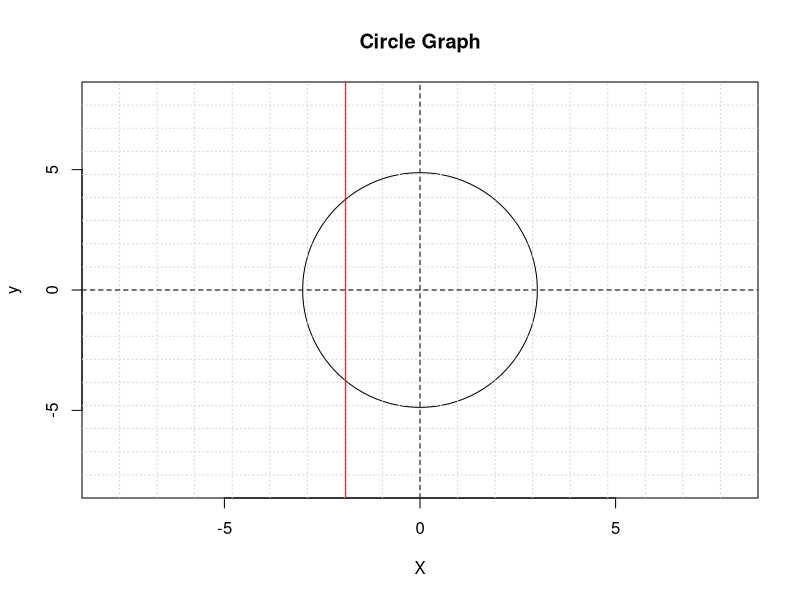
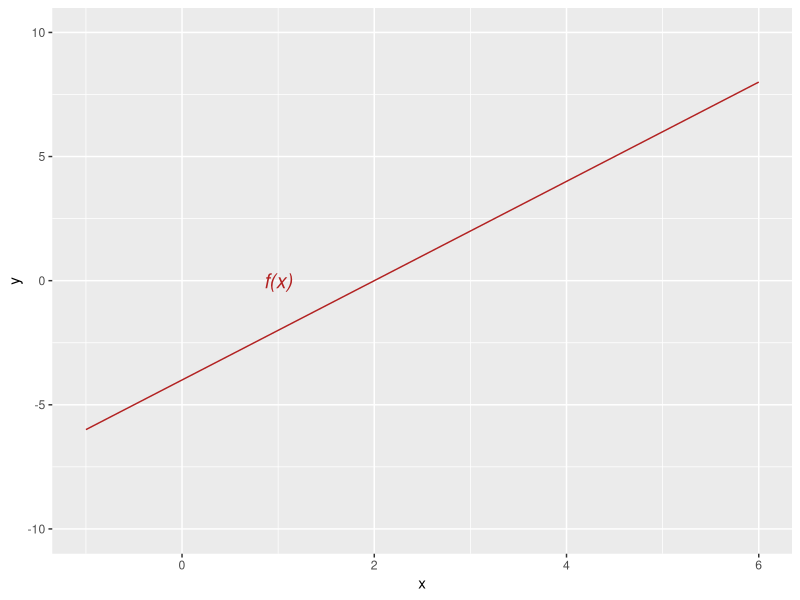
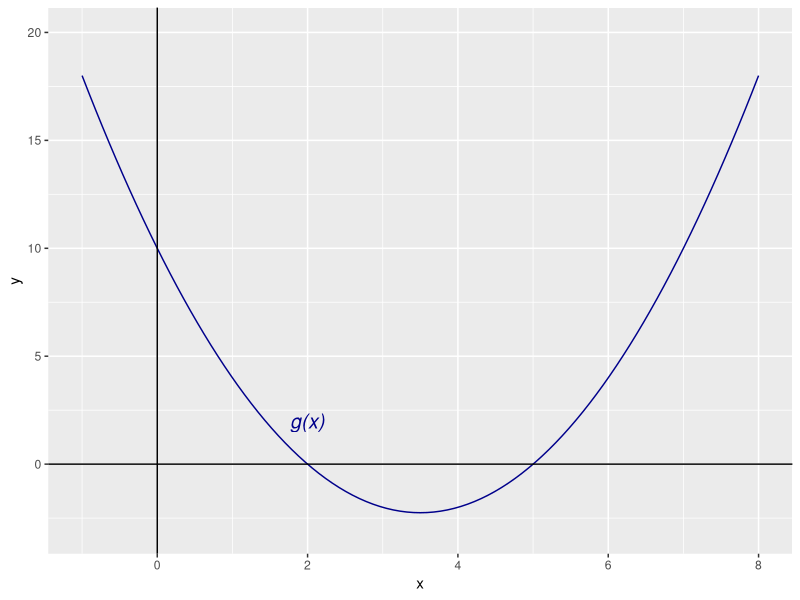
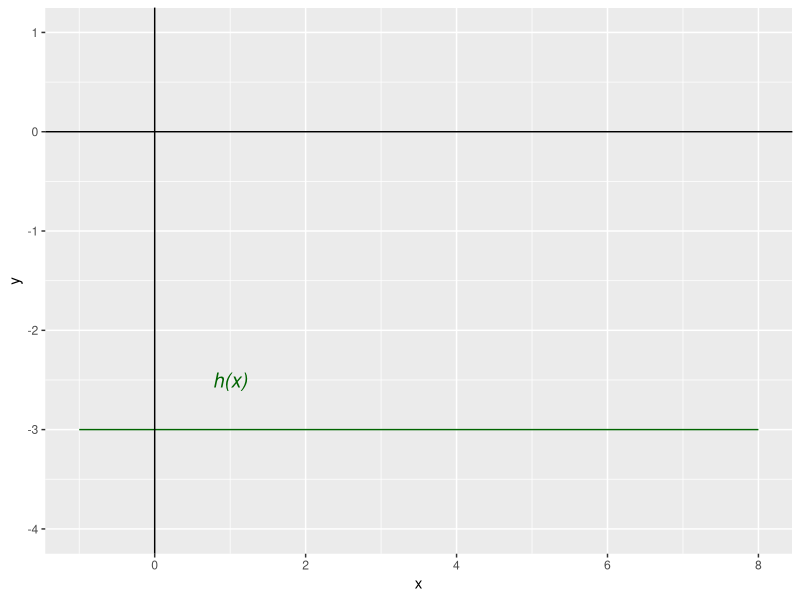
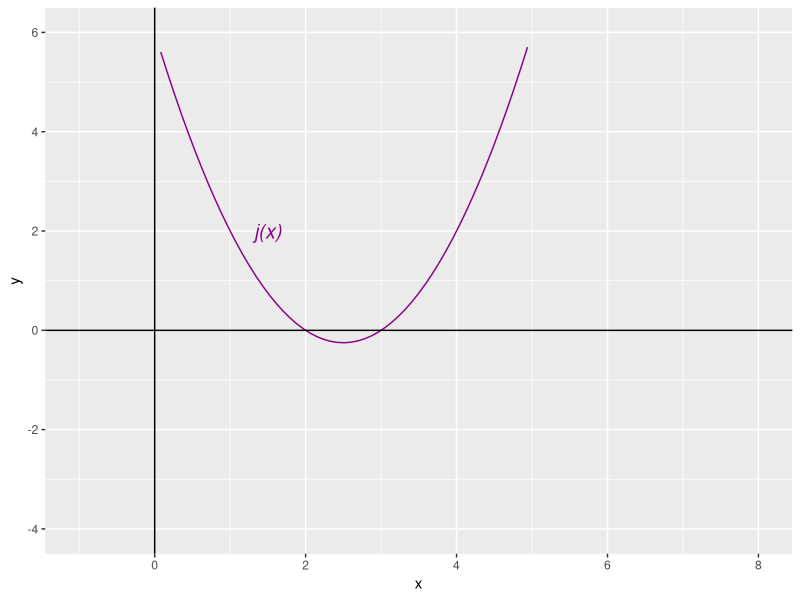
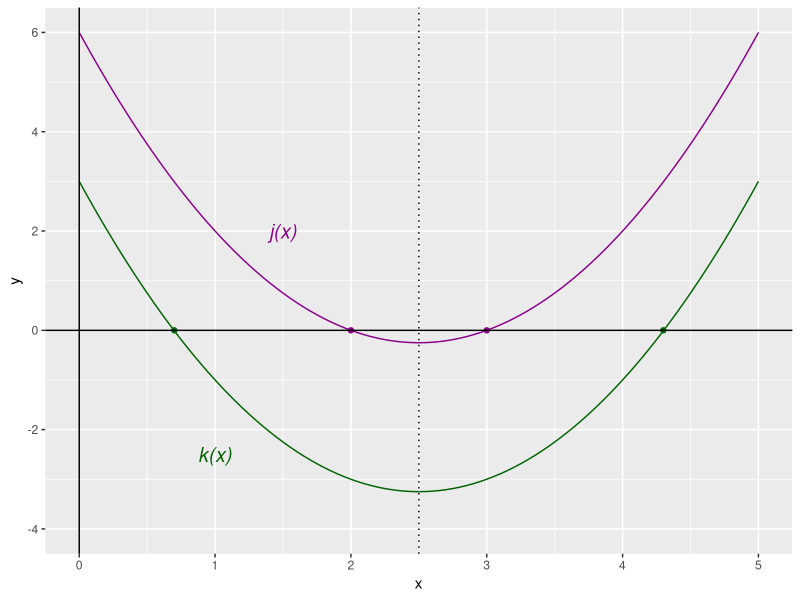
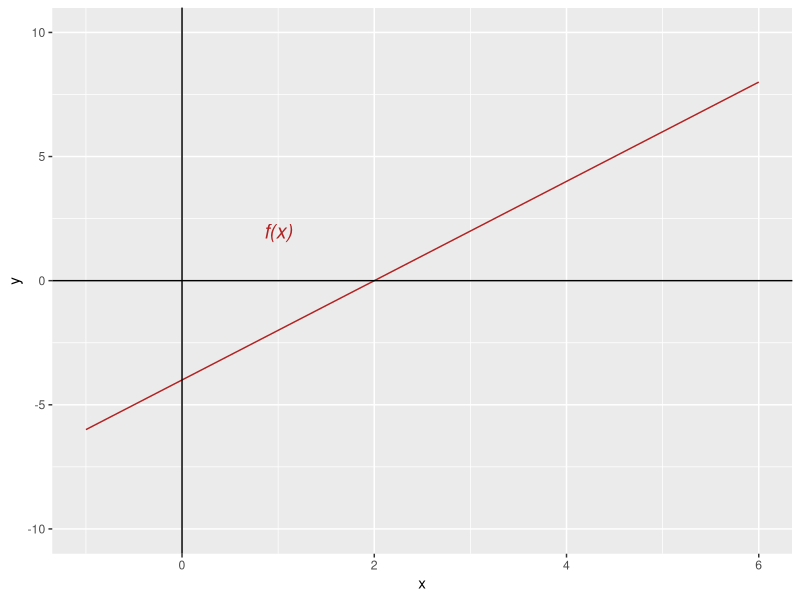
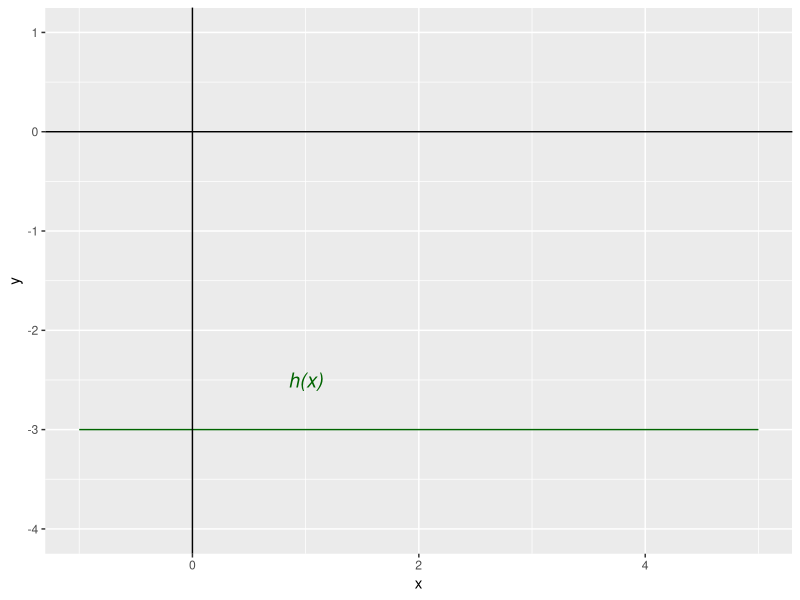

Recreate these plots in R, in order.
## ---- chunk 1
knitr::opts_chunk$set(echo = TRUE)
library(ggplot2)

# To Do
#  1. add chain rule and integration by parts examples

## ---- chunk 2
library("plotrix")
plot(1:5,seq(-5,5,length=5),type="n",xlim=c(-8,8), ylim=c(-8,8), 
     xlab="X",ylab="y",main="Circle Graph")
 draw.circle(0,0,3)
 grid(nx=18, ny=18)
 abline(v=-1.9, col="red")
 abline(v=0, col="black", lty=2 )
 abline(h=0, col="black", lty=2 )
## ---- chunk 3
x <- -1:6
dat <- data.frame(x,y=2*x - 4)
f <- function(x) 2*x-4
ggplot(dat, aes(x,y)) + 
    stat_function(fun=f, colour="firebrick") + 
    annotate("text", x = 1, y = 0, label = "f(x)" , color="firebrick", size=5 , angle=0, fontface="italic") +
    ylim(-10,10)
## ---- chunk 4
x <- -1:8
dat <- data.frame(x,y=x^2-7*x+10)
f <- function(x) x^2-7*x+10
ggplot(dat, aes(x,y)) + 
    stat_function(fun=f, colour="darkblue") +
    annotate("text", x = 2, y = 2, label = "g(x)" , color="darkblue", size=5 , angle=0, fontface="italic") +
    ylim(-3,20) + 
  geom_hline(yintercept = 0) +
  geom_vline(xintercept = 0)
## ---- chunk 5
f <- function(x) -3
ggplot(dat, aes(x,y)) + 
    stat_function(fun=f, colour="darkgreen") +
    annotate("text", x = 1, y = -2.5, label = "h(x)" , color="darkgreen", size=5 , angle=0, fontface="italic") +
    ylim(-4,1)+
    geom_hline(yintercept = 0) +
  geom_vline(xintercept = 0)
## ---- chunk 6
x <- -1:8
dat <- data.frame(x,y=x^2-5*x+6)
f <- function(x) x^2-5*x+6
ggplot(dat, aes(x,y)) + 
    stat_function(fun=f, colour="darkmagenta") +
    annotate("text", x = 1.5, y = 2, label = "j(x)" , color="darkmagenta", size=5 , angle=0, fontface="italic") +
    ylim(-4,6) +
    geom_hline(yintercept = 0) +
  geom_vline(xintercept = 0)
## ---- chunk 7
x <- 0:5
pointdata1 <- data.frame(
                xname = c(0.7, 4.3), 
                ypos = c(0,0)
                ) 
pointdata2 <- data.frame(
                xname = c(2, 3), 
                ypos = c(0, 0)
                ) 
dat <- data.frame(x,y=x^2-5*x+6)
f <- function(x) x^2-5*x+6
k <- function(x) x^2 - 5*x + 3
ggplot(dat, aes(x,y)) + 
    stat_function(fun=f, color="darkmagenta") +
    stat_function(fun=k, color="darkgreen") +
    annotate("text", x = 1.5, y = 2, label = "j(x)" , color="darkmagenta", size=5 , angle=0, fontface="italic") +
    annotate("text", x = 1, y = -2.5, label = "k(x)" , color="darkgreen", size=5 , angle=0, fontface="italic") +
    ylim(-4,6) +
    geom_point(data = pointdata1, mapping = aes(x = xname, y = ypos), color="darkgreen")+
    geom_point(data = pointdata2, mapping = aes(x = xname, y = ypos), color="darkmagenta") +
    geom_vline(xintercept=2.5, linetype='dotted', colour="black")+
    geom_hline(yintercept = 0) +
    geom_vline(xintercept = 0)
## ---- chunk 8
x <- -1:6
dat <- data.frame(x,y=2*x - 4)
f <- function(x) 2*x-4
ggplot(dat, aes(x,y)) + 
    stat_function(fun=f, colour="firebrick") + 
    annotate("text", x = 1, y = 2, label = "f(x)" , color="firebrick", size=5 , angle=0, fontface="italic") +
    ylim(-10,10)+
    geom_hline(yintercept = 0) +
  geom_vline(xintercept = 0)
## ---- chunk 9
x <- -1:5
dat <- data.frame(x,y=-3)
f <- function(x) -3
ggplot(dat, aes(x,y)) + 
    stat_function(fun=f, colour="darkgreen") +
    annotate("text", x = 1, y = -2.5, label = "h(x)" , color="darkgreen", size=5 , angle=0, fontface="italic") +
    ylim(-4,1)+
    geom_hline(yintercept = 0) +
  geom_vline(xintercept = 0)
## ---- chunk 10
x <- 0:5
dat <- data.frame(x,y=x^2-5*x+6)
f <- function(x) x^2-5*x+6
k <- function(x) x^2 - 5*x + 3
ggplot(dat, aes(x,y)) + 
    stat_function(fun=f, color="darkmagenta") +
    stat_function(fun=k, color="darkgreen") +
    annotate("text", x = 1.5, y = 2, label = "j(x)" , color="darkmagenta", size=5 , angle=0, fontface="italic") +
    annotate("text", x = 1, y = -2.5, label = "k(x)" , color="darkgreen", size=5 , angle=0, fontface="italic") +
    ylim(-4,6)+
    geom_hline(yintercept = 0) +
  geom_vline(xintercept = 0)
## ---- chunk 11
x <- 0:7
dat <- data.frame(x,y=x^2-7*x+10)
f <- function(x) x^2-7*x+10
ggplot(dat, aes(x,y)) + 
    stat_function(fun=f, colour="darkblue") +
    annotate("text", x = 2, y = 2, label = "g(x)" , color="darkblue", size=5 , angle=0, fontface="italic") +
    ylim(-3,11)+
    geom_hline(yintercept = 0) +
  geom_vline(xintercept = 0)
## ---- chunk 12
x <- 0:7
dat <- data.frame(x,y=2*x-7)
f <- function(x) 2*x-7
ggplot(dat, aes(x,y)) + 
    stat_function(fun=f, colour="darkblue") +
    annotate("text", x = 2, y = 2, label = "g'(x)" , color="darkblue", size=5 , angle=0, fontface="italic") +
    ylim(-8,8)+
    geom_hline(yintercept = 0) +
  geom_vline(xintercept = 0)
## ---- chunk 13
x <- 0:4
dat <- data.frame(x,y=x^3-6*x^2+11*x-6)
f <- function(x) x^3 - 6*x^2 + 11*x - 6
ggplot(dat, aes(x,y)) + 
    stat_function(fun=f, colour="darkcyan") +
    annotate("text", x = 2, y = 2, label = "m(x)" , color="darkcyan", size=5 , angle=0, fontface="italic") +
    theme(axis.title.x=element_blank(),
        axis.text.x=element_blank(),
        axis.ticks.x=element_blank(),
        panel.background = element_rect(fill = 'gray94')) +
    ylim(-12,12)+
    geom_hline(yintercept = 0) +
  geom_vline(xintercept = 0)
## ---- chunk 14
x <- 0:4
dat <- data.frame(x,y=3*x^2 - 12*x + 11)
f <- function(x) 3*x^2 - 12*x + 11
ggplot(dat, aes(x,y)) + 
    stat_function(fun=f, colour="darkcyan") +
    annotate("text", x = 2, y = 3, label = "m'(x)" , color="darkcyan", size=5 , angle=0, fontface="italic")+
    theme(axis.title.x=element_blank(),
        axis.text.x=element_blank(),
        axis.ticks.x=element_blank(),
        panel.background = element_rect(fill = 'gray88')) +
    ylim(-12,12)+
    geom_hline(yintercept = 0) +
  geom_vline(xintercept = 0)
## ---- chunk 15
x <- 0:4
dat <- data.frame(x,y=6*x - 12)
f <- function(x) 6*x - 12
ggplot(dat, aes(x,y)) + 
    stat_function(fun=f, colour="darkcyan") +
    annotate("text", x = 1, y = -3, label = "m''(x)" , color="darkcyan", size=5 , angle=0, fontface="italic")+
    theme(axis.title.x=element_blank(),
        axis.text.x=element_blank(),
        axis.ticks.x=element_blank(),
        panel.background = element_rect(fill = 'gray94')) +
    ylim(-12,12)+
    geom_hline(yintercept = 0) +
  geom_vline(xintercept = 0)
## ---- chunk 16
x <- 0:4
dat <- data.frame(x,y=6)
f <- function(x) 6
ggplot(dat, aes(x,y)) + 
    stat_function(fun=f, colour="darkcyan") +
    annotate("text", x = 1, y = 3, label = "m'''(x)" , color="darkcyan", size=5 , angle=0, fontface="italic") +
    theme(axis.title.x=element_blank(),
        axis.text.x=element_blank(),
        axis.ticks.x=element_blank(),
        panel.background = element_rect(fill = 'gray88')) +
    ylim(-12,12)+
    geom_hline(yintercept = 0) +
  geom_vline(xintercept = 0)
## ---- chunk 17
x <- seq(-0.01,8.01,0.1)
dat <- data.frame(x,y=0.5*x)
f <- function(x) 0.5*x
ggplot(dat, aes(x,y)) + 
    stat_function(fun=f, colour="firebrick") + 
    annotate("text", x = 1, y = 1.5, label = "d(x)" , color="firebrick", size=5 , angle=0, fontface="italic") +
    annotate("text", x = 6.5, y = 1, label = "D(x)" , color="deepskyblue", size=5 , angle=0, fontface="italic") +
    ylim(-1,5)+
    geom_area(mapping = aes(x = ifelse(x>= 0 & x<= 6 , x, 0)), fill = "deepskyblue")
## ---- chunk 18
x <- c(7,8,5,10,5,6,8,7,8,7,4,9,6,7,6,9,6,7,12,9)
hist(x, col="lightblue", main="Histogram of x", breaks = seq(3.5, 12.5, by=1))
## ---- chunk 19
#
# Note: this is the place to comment your code, NOT the place to write analysis that is
#  part of your report.
#
# As a data scientist, write your report for readers who may not be able to read 
#  your code.  Putting prose in the code comments like this is a TERRIBLE idea.  
#  Please don't do it. However, commenting your code so that others can understand 
#  it, and so that you can understand it later, is a fabulous idea.
#
# The seq(3.5, 12.5, by=1) comment offsets the histogram by 0.5 so that the labels appear 
# directly under the center of the bars - an example of a useful code comment
# and the answer to the question on the previous page.
#
hist(x, prob=TRUE,  col="lightblue", main="PMF of x", breaks = seq(3.5, 12.5, by=1))
